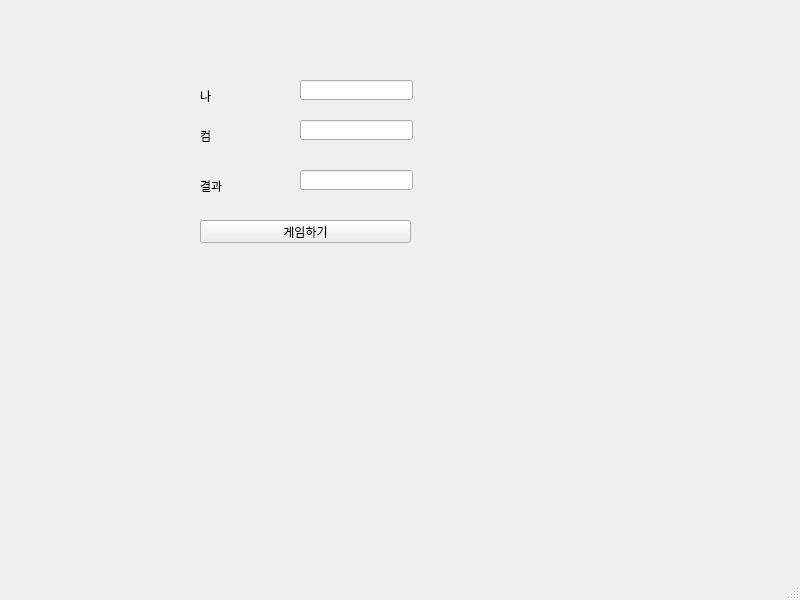
<?xml version="1.0" encoding="UTF-8"?>
<ui version="4.0">
 <class>MainWindow</class>
 <widget class="QMainWindow" name="MainWindow">
  <property name="geometry">
   <rect>
    <x>0</x>
    <y>0</y>
    <width>800</width>
    <height>600</height>
   </rect>
  </property>
  <property name="windowTitle">
   <string>MainWindow</string>
  </property>
  <widget class="QWidget" name="centralwidget">
   <widget class="QLineEdit" name="le_mine">
    <property name="geometry">
     <rect>
      <x>300</x>
      <y>80</y>
      <width>113</width>
      <height>20</height>
     </rect>
    </property>
   </widget>
   <widget class="QLineEdit" name="le_com">
    <property name="geometry">
     <rect>
      <x>300</x>
      <y>120</y>
      <width>113</width>
      <height>20</height>
     </rect>
    </property>
   </widget>
   <widget class="QLineEdit" name="le_result">
    <property name="geometry">
     <rect>
      <x>300</x>
      <y>170</y>
      <width>113</width>
      <height>20</height>
     </rect>
    </property>
   </widget>
   <widget class="QLabel" name="label">
    <property name="geometry">
     <rect>
      <x>200</x>
      <y>90</y>
      <width>56</width>
      <height>12</height>
     </rect>
    </property>
    <property name="text">
     <string>나</string>
    </property>
   </widget>
   <widget class="QLabel" name="label_2">
    <property name="geometry">
     <rect>
      <x>200</x>
      <y>130</y>
      <width>56</width>
      <height>12</height>
     </rect>
    </property>
    <property name="text">
     <string>컴</string>
    </property>
   </widget>
   <widget class="QLabel" name="label_3">
    <property name="geometry">
     <rect>
      <x>200</x>
      <y>180</y>
      <width>56</width>
      <height>12</height>
     </rect>
    </property>
    <property name="text">
     <string>결과</string>
    </property>
   </widget>
   <widget class="QPushButton" name="pb">
    <property name="geometry">
     <rect>
      <x>200</x>
      <y>220</y>
      <width>211</width>
      <height>23</height>
     </rect>
    </property>
    <property name="text">
     <string>게임하기</string>
    </property>
   </widget>
  </widget>
  <widget class="QMenuBar" name="menubar">
   <property name="geometry">
    <rect>
     <x>0</x>
     <y>0</y>
     <width>800</width>
     <height>21</height>
    </rect>
   </property>
  </widget>
  <widget class="QStatusBar" name="statusbar"/>
 </widget>
 <resources/>
 <connections/>
</ui>
